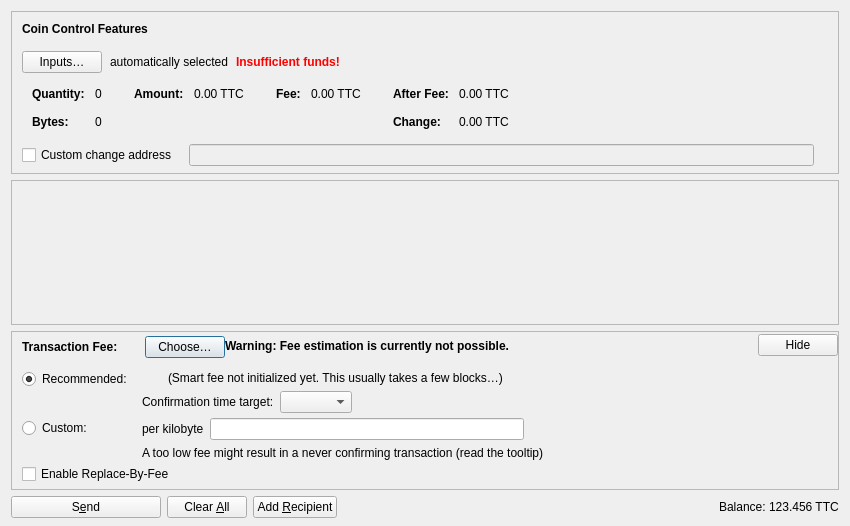
<?xml version="1.0" encoding="UTF-8"?>
<ui version="4.0">
 <class>SendCoinsDialog</class>
 <widget class="QDialog" name="SendCoinsDialog">
  <property name="geometry">
   <rect>
    <x>0</x>
    <y>0</y>
    <width>850</width>
    <height>526</height>
   </rect>
  </property>
  <property name="windowTitle">
   <string>Send Coins</string>
  </property>
  <layout class="QVBoxLayout" name="verticalLayout" stretch="0,1,0,0">
   <property name="bottomMargin">
    <number>8</number>
   </property>
   <item>
    <widget class="QFrame" name="frameCoinControl">
     <property name="sizePolicy">
      <sizepolicy hsizetype="Expanding" vsizetype="Expanding">
       <horstretch>0</horstretch>
       <verstretch>0</verstretch>
      </sizepolicy>
     </property>
     <property name="maximumSize">
      <size>
       <width>16777215</width>
       <height>16777215</height>
      </size>
     </property>
     <property name="frameShape">
      <enum>QFrame::StyledPanel</enum>
     </property>
     <property name="frameShadow">
      <enum>QFrame::Sunken</enum>
     </property>
     <layout class="QVBoxLayout" name="verticalLayoutCoinControl2">
      <property name="spacing">
       <number>0</number>
      </property>
      <property name="leftMargin">
       <number>0</number>
      </property>
      <property name="topMargin">
       <number>0</number>
      </property>
      <property name="rightMargin">
       <number>0</number>
      </property>
      <property name="bottomMargin">
       <number>6</number>
      </property>
      <item>
       <layout class="QVBoxLayout" name="verticalLayoutCoinControl" stretch="0,0,0,0,1">
        <property name="spacing">
         <number>0</number>
        </property>
        <property name="leftMargin">
         <number>10</number>
        </property>
        <property name="topMargin">
         <number>10</number>
        </property>
        <item>
         <layout class="QHBoxLayout" name="horizontalLayoutCoinControl1">
          <property name="bottomMargin">
           <number>15</number>
          </property>
          <item>
           <widget class="QLabel" name="labelCoinControlFeatures">
            <property name="sizePolicy">
             <sizepolicy hsizetype="Preferred" vsizetype="Maximum">
              <horstretch>0</horstretch>
              <verstretch>0</verstretch>
             </sizepolicy>
            </property>
            <property name="font">
             <font>
              <weight>75</weight>
              <bold>true</bold>
             </font>
            </property>
            <property name="styleSheet">
             <string notr="true">font-weight:bold;</string>
            </property>
            <property name="text">
             <string>Coin Control Features</string>
            </property>
           </widget>
          </item>
         </layout>
        </item>
        <item>
         <layout class="QHBoxLayout" name="horizontalLayoutCoinControl2" stretch="0,0,0,0">
          <property name="spacing">
           <number>8</number>
          </property>
          <property name="bottomMargin">
           <number>10</number>
          </property>
          <item>
           <widget class="QPushButton" name="pushButtonCoinControl">
            <property name="styleSheet">
             <string notr="true"/>
            </property>
            <property name="text">
             <string>Inputs…</string>
            </property>
            <property name="autoDefault">
             <bool>false</bool>
            </property>
           </widget>
          </item>
          <item>
           <widget class="QLabel" name="labelCoinControlAutomaticallySelected">
            <property name="text">
             <string>automatically selected</string>
            </property>
            <property name="margin">
             <number>5</number>
            </property>
           </widget>
          </item>
          <item>
           <widget class="QLabel" name="labelCoinControlInsuffFunds">
            <property name="font">
             <font>
              <weight>75</weight>
              <bold>true</bold>
             </font>
            </property>
            <property name="styleSheet">
             <string notr="true">color:red;font-weight:bold;</string>
            </property>
            <property name="text">
             <string>Insufficient funds!</string>
            </property>
            <property name="margin">
             <number>5</number>
            </property>
           </widget>
          </item>
          <item>
           <spacer name="horizontalSpacerCoinControl">
            <property name="orientation">
             <enum>Qt::Horizontal</enum>
            </property>
            <property name="sizeHint" stdset="0">
             <size>
              <width>40</width>
              <height>1</height>
             </size>
            </property>
           </spacer>
          </item>
         </layout>
        </item>
        <item>
         <widget class="QWidget" name="widgetCoinControl" native="true">
          <property name="sizePolicy">
           <sizepolicy hsizetype="Preferred" vsizetype="Preferred">
            <horstretch>0</horstretch>
            <verstretch>0</verstretch>
           </sizepolicy>
          </property>
          <property name="minimumSize">
           <size>
            <width>0</width>
            <height>0</height>
           </size>
          </property>
          <property name="styleSheet">
           <string notr="true"/>
          </property>
          <layout class="QHBoxLayout" name="horizontalLayoutCoinControl5">
           <property name="leftMargin">
            <number>0</number>
           </property>
           <property name="topMargin">
            <number>0</number>
           </property>
           <property name="rightMargin">
            <number>0</number>
           </property>
           <property name="bottomMargin">
            <number>0</number>
           </property>
           <item>
            <layout class="QHBoxLayout" name="horizontalLayoutCoinControl3" stretch="0,0,0,1">
             <property name="spacing">
              <number>20</number>
             </property>
             <property name="topMargin">
              <number>0</number>
             </property>
             <property name="bottomMargin">
              <number>10</number>
             </property>
             <item>
              <layout class="QFormLayout" name="formLayoutCoinControl1">
               <property name="labelAlignment">
                <set>Qt::AlignLeft|Qt::AlignVCenter</set>
               </property>
               <property name="horizontalSpacing">
                <number>10</number>
               </property>
               <property name="verticalSpacing">
                <number>14</number>
               </property>
               <property name="leftMargin">
                <number>10</number>
               </property>
               <property name="topMargin">
                <number>4</number>
               </property>
               <property name="rightMargin">
                <number>6</number>
               </property>
               <item row="0" column="0">
                <widget class="QLabel" name="labelCoinControlQuantityText">
                 <property name="font">
                  <font>
                   <weight>75</weight>
                   <bold>true</bold>
                  </font>
                 </property>
                 <property name="text">
                  <string>Quantity:</string>
                 </property>
                 <property name="margin">
                  <number>0</number>
                 </property>
                </widget>
               </item>
               <item row="0" column="1">
                <widget class="QLabel" name="labelCoinControlQuantity">
                 <property name="cursor">
                  <cursorShape>IBeamCursor</cursorShape>
                 </property>
                 <property name="contextMenuPolicy">
                  <enum>Qt::ActionsContextMenu</enum>
                 </property>
                 <property name="text">
                  <string notr="true">0</string>
                 </property>
                 <property name="margin">
                  <number>0</number>
                 </property>
                 <property name="textInteractionFlags">
                  <set>Qt::LinksAccessibleByMouse|Qt::TextSelectableByKeyboard|Qt::TextSelectableByMouse</set>
                 </property>
                </widget>
               </item>
               <item row="1" column="0">
                <widget class="QLabel" name="labelCoinControlBytesText">
                 <property name="font">
                  <font>
                   <weight>75</weight>
                   <bold>true</bold>
                  </font>
                 </property>
                 <property name="text">
                  <string>Bytes:</string>
                 </property>
                </widget>
               </item>
               <item row="1" column="1">
                <widget class="QLabel" name="labelCoinControlBytes">
                 <property name="cursor">
                  <cursorShape>IBeamCursor</cursorShape>
                 </property>
                 <property name="contextMenuPolicy">
                  <enum>Qt::ActionsContextMenu</enum>
                 </property>
                 <property name="text">
                  <string notr="true">0</string>
                 </property>
                 <property name="textInteractionFlags">
                  <set>Qt::LinksAccessibleByMouse|Qt::TextSelectableByKeyboard|Qt::TextSelectableByMouse</set>
                 </property>
                </widget>
               </item>
              </layout>
             </item>
             <item>
              <layout class="QFormLayout" name="formLayoutCoinControl2">
               <property name="horizontalSpacing">
                <number>10</number>
               </property>
               <property name="verticalSpacing">
                <number>14</number>
               </property>
               <property name="leftMargin">
                <number>6</number>
               </property>
               <property name="topMargin">
                <number>4</number>
               </property>
               <property name="rightMargin">
                <number>6</number>
               </property>
               <item row="0" column="0">
                <widget class="QLabel" name="labelCoinControlAmountText">
                 <property name="font">
                  <font>
                   <weight>75</weight>
                   <bold>true</bold>
                  </font>
                 </property>
                 <property name="text">
                  <string>Amount:</string>
                 </property>
                 <property name="margin">
                  <number>0</number>
                 </property>
                </widget>
               </item>
               <item row="0" column="1">
                <widget class="QLabel" name="labelCoinControlAmount">
                 <property name="cursor">
                  <cursorShape>IBeamCursor</cursorShape>
                 </property>
                 <property name="contextMenuPolicy">
                  <enum>Qt::ActionsContextMenu</enum>
                 </property>
                 <property name="text">
                  <string notr="true">0.00 TTC</string>
                 </property>
                 <property name="textInteractionFlags">
                  <set>Qt::LinksAccessibleByMouse|Qt::TextSelectableByKeyboard|Qt::TextSelectableByMouse</set>
                 </property>
                </widget>
               </item>
              </layout>
             </item>
             <item>
              <layout class="QFormLayout" name="formLayoutCoinControl3">
               <property name="horizontalSpacing">
                <number>10</number>
               </property>
               <property name="verticalSpacing">
                <number>14</number>
               </property>
               <property name="leftMargin">
                <number>6</number>
               </property>
               <property name="topMargin">
                <number>4</number>
               </property>
               <property name="rightMargin">
                <number>6</number>
               </property>
               <item row="0" column="0">
                <widget class="QLabel" name="labelCoinControlFeeText">
                 <property name="font">
                  <font>
                   <weight>75</weight>
                   <bold>true</bold>
                  </font>
                 </property>
                 <property name="text">
                  <string>Fee:</string>
                 </property>
                 <property name="margin">
                  <number>0</number>
                 </property>
                </widget>
               </item>
               <item row="0" column="1">
                <widget class="QLabel" name="labelCoinControlFee">
                 <property name="cursor">
                  <cursorShape>IBeamCursor</cursorShape>
                 </property>
                 <property name="contextMenuPolicy">
                  <enum>Qt::ActionsContextMenu</enum>
                 </property>
                 <property name="text">
                  <string notr="true">0.00 TTC</string>
                 </property>
                 <property name="textInteractionFlags">
                  <set>Qt::LinksAccessibleByMouse|Qt::TextSelectableByKeyboard|Qt::TextSelectableByMouse</set>
                 </property>
                </widget>
               </item>
              </layout>
             </item>
             <item>
              <layout class="QFormLayout" name="formLayoutCoinControl4">
               <property name="labelAlignment">
                <set>Qt::AlignLeft|Qt::AlignVCenter</set>
               </property>
               <property name="horizontalSpacing">
                <number>10</number>
               </property>
               <property name="verticalSpacing">
                <number>14</number>
               </property>
               <property name="leftMargin">
                <number>6</number>
               </property>
               <property name="topMargin">
                <number>4</number>
               </property>
               <property name="rightMargin">
                <number>6</number>
               </property>
               <item row="0" column="0">
                <widget class="QLabel" name="labelCoinControlAfterFeeText">
                 <property name="font">
                  <font>
                   <weight>75</weight>
                   <bold>true</bold>
                  </font>
                 </property>
                 <property name="text">
                  <string>After Fee:</string>
                 </property>
                 <property name="margin">
                  <number>0</number>
                 </property>
                </widget>
               </item>
               <item row="0" column="1">
                <widget class="QLabel" name="labelCoinControlAfterFee">
                 <property name="cursor">
                  <cursorShape>IBeamCursor</cursorShape>
                 </property>
                 <property name="contextMenuPolicy">
                  <enum>Qt::ActionsContextMenu</enum>
                 </property>
                 <property name="text">
                  <string notr="true">0.00 TTC</string>
                 </property>
                 <property name="textInteractionFlags">
                  <set>Qt::LinksAccessibleByMouse|Qt::TextSelectableByKeyboard|Qt::TextSelectableByMouse</set>
                 </property>
                </widget>
               </item>
               <item row="1" column="0">
                <widget class="QLabel" name="labelCoinControlChangeText">
                 <property name="font">
                  <font>
                   <weight>75</weight>
                   <bold>true</bold>
                  </font>
                 </property>
                 <property name="text">
                  <string>Change:</string>
                 </property>
                </widget>
               </item>
               <item row="1" column="1">
                <widget class="QLabel" name="labelCoinControlChange">
                 <property name="cursor">
                  <cursorShape>IBeamCursor</cursorShape>
                 </property>
                 <property name="contextMenuPolicy">
                  <enum>Qt::ActionsContextMenu</enum>
                 </property>
                 <property name="text">
                  <string notr="true">0.00 TTC</string>
                 </property>
                 <property name="textInteractionFlags">
                  <set>Qt::LinksAccessibleByMouse|Qt::TextSelectableByKeyboard|Qt::TextSelectableByMouse</set>
                 </property>
                </widget>
               </item>
              </layout>
             </item>
            </layout>
           </item>
          </layout>
         </widget>
        </item>
        <item>
         <layout class="QHBoxLayout" name="horizontalLayoutCoinControl4" stretch="0,0,0">
          <property name="spacing">
           <number>12</number>
          </property>
          <property name="sizeConstraint">
           <enum>QLayout::SetDefaultConstraint</enum>
          </property>
          <property name="topMargin">
           <number>5</number>
          </property>
          <property name="rightMargin">
           <number>5</number>
          </property>
          <item>
           <widget class="QCheckBox" name="checkBoxCoinControlChange">
            <property name="toolTip">
             <string>If this is activated, but the change address is empty or invalid, change will be sent to a newly generated address.</string>
            </property>
            <property name="text">
             <string>Custom change address</string>
            </property>
           </widget>
          </item>
          <item>
           <widget class="QValidatedLineEdit" name="lineEditCoinControlChange">
            <property name="enabled">
             <bool>false</bool>
            </property>
            <property name="sizePolicy">
             <sizepolicy hsizetype="Expanding" vsizetype="Fixed">
              <horstretch>0</horstretch>
              <verstretch>0</verstretch>
             </sizepolicy>
            </property>
           </widget>
          </item>
          <item>
           <widget class="QLabel" name="labelCoinControlChangeLabel">
            <property name="sizePolicy">
             <sizepolicy hsizetype="Preferred" vsizetype="Expanding">
              <horstretch>0</horstretch>
              <verstretch>0</verstretch>
             </sizepolicy>
            </property>
            <property name="minimumSize">
             <size>
              <width>0</width>
              <height>0</height>
             </size>
            </property>
            <property name="text">
             <string/>
            </property>
            <property name="margin">
             <number>3</number>
            </property>
           </widget>
          </item>
         </layout>
        </item>
        <item>
         <spacer name="verticalSpacerCoinControl">
          <property name="orientation">
           <enum>Qt::Vertical</enum>
          </property>
          <property name="sizeHint" stdset="0">
           <size>
            <width>800</width>
            <height>1</height>
           </size>
          </property>
         </spacer>
        </item>
       </layout>
      </item>
     </layout>
    </widget>
   </item>
   <item>
    <widget class="QScrollArea" name="scrollArea">
     <property name="widgetResizable">
      <bool>true</bool>
     </property>
     <widget class="QWidget" name="scrollAreaWidgetContents">
      <property name="geometry">
       <rect>
        <x>0</x>
        <y>0</y>
        <width>830</width>
        <height>104</height>
       </rect>
      </property>
      <layout class="QVBoxLayout" name="verticalLayout_2" stretch="0,1">
       <property name="leftMargin">
        <number>0</number>
       </property>
       <property name="topMargin">
        <number>0</number>
       </property>
       <property name="rightMargin">
        <number>0</number>
       </property>
       <property name="bottomMargin">
        <number>0</number>
       </property>
       <item>
        <layout class="QVBoxLayout" name="entries">
         <property name="spacing">
          <number>6</number>
         </property>
        </layout>
       </item>
       <item>
        <spacer name="verticalSpacer">
         <property name="orientation">
          <enum>Qt::Vertical</enum>
         </property>
         <property name="sizeHint" stdset="0">
          <size>
           <width>20</width>
           <height>40</height>
          </size>
         </property>
        </spacer>
       </item>
      </layout>
     </widget>
    </widget>
   </item>
   <item>
    <widget class="QFrame" name="frameFee">
     <property name="sizePolicy">
      <sizepolicy hsizetype="Expanding" vsizetype="Expanding">
       <horstretch>0</horstretch>
       <verstretch>0</verstretch>
      </sizepolicy>
     </property>
     <property name="maximumSize">
      <size>
       <width>16777215</width>
       <height>16777215</height>
      </size>
     </property>
     <property name="frameShape">
      <enum>QFrame::StyledPanel</enum>
     </property>
     <property name="frameShadow">
      <enum>QFrame::Sunken</enum>
     </property>
     <layout class="QVBoxLayout" name="verticalLayoutFee1">
      <property name="spacing">
       <number>0</number>
      </property>
      <property name="leftMargin">
       <number>0</number>
      </property>
      <property name="topMargin">
       <number>0</number>
      </property>
      <property name="rightMargin">
       <number>0</number>
      </property>
      <property name="bottomMargin">
       <number>0</number>
      </property>
      <item>
       <layout class="QVBoxLayout" name="verticalLayoutFee2" stretch="0,0,0">
        <property name="spacing">
         <number>0</number>
        </property>
        <property name="leftMargin">
         <number>10</number>
        </property>
        <property name="topMargin">
         <number>0</number>
        </property>
        <item>
         <layout class="QHBoxLayout" name="horizontalLayoutFee1">
          <property name="bottomMargin">
           <number>0</number>
          </property>
          <item>
           <layout class="QVBoxLayout" name="verticalLayoutFee7">
            <property name="spacing">
             <number>0</number>
            </property>
            <item>
             <spacer name="verticalSpacerSmartFee">
              <property name="orientation">
               <enum>Qt::Vertical</enum>
              </property>
              <property name="sizeType">
               <enum>QSizePolicy::Fixed</enum>
              </property>
              <property name="sizeHint" stdset="0">
               <size>
                <width>1</width>
                <height>4</height>
               </size>
              </property>
             </spacer>
            </item>
            <item>
             <layout class="QHBoxLayout" name="horizontalLayoutSmartFee">
              <property name="spacing">
               <number>10</number>
              </property>
              <item>
               <widget class="QLabel" name="labelFeeHeadline">
                <property name="sizePolicy">
                 <sizepolicy hsizetype="Preferred" vsizetype="Maximum">
                  <horstretch>0</horstretch>
                  <verstretch>0</verstretch>
                 </sizepolicy>
                </property>
                <property name="font">
                 <font>
                  <weight>75</weight>
                  <bold>true</bold>
                 </font>
                </property>
                <property name="styleSheet">
                 <string notr="true">font-weight:bold;</string>
                </property>
                <property name="text">
                 <string>Transaction Fee:</string>
                </property>
               </widget>
              </item>
              <item>
               <widget class="QLabel" name="labelFeeMinimized">
                <property name="text">
                 <string/>
                </property>
               </widget>
              </item>
              <item>
               <widget class="QPushButton" name="buttonChooseFee">
                <property name="text">
                 <string>Choose…</string>
                </property>
               </widget>
              </item>
             </layout>
            </item>
            <item>
             <spacer name="verticalSpacer_5">
              <property name="orientation">
               <enum>Qt::Vertical</enum>
              </property>
              <property name="sizeHint" stdset="0">
               <size>
                <width>1</width>
                <height>1</height>
               </size>
              </property>
             </spacer>
            </item>
           </layout>
          </item>
          <item>
           <widget class="QLabel" name="fallbackFeeWarningLabel">
            <property name="toolTip">
             <string>Using the fallbackfee can result in sending a transaction that will take several hours or days (or never) to confirm. Consider choosing your fee manually or wait until you have validated the complete chain.</string>
            </property>
            <property name="font">
            <font>
                <weight>75</weight>
                <bold>true</bold>
            </font>
            </property>
            <property name="text">
             <string>Warning: Fee estimation is currently not possible.</string>
            </property>
            <property name="wordWrap">
             <bool>false</bool>
            </property>
           </widget>
          </item>
          <item>
           <spacer name="horizontalSpacer_4">
            <property name="orientation">
             <enum>Qt::Horizontal</enum>
            </property>
            <property name="sizeType">
             <enum>QSizePolicy::MinimumExpanding</enum>
            </property>
            <property name="sizeHint" stdset="0">
             <size>
              <width>40</width>
              <height>20</height>
             </size>
            </property>
           </spacer>
          </item>
          <item>
           <widget class="QPushButton" name="buttonMinimizeFee">
            <property name="toolTip">
             <string>Hide transaction fee settings</string>
            </property>
            <property name="text">
             <string>Hide</string>
            </property>
           </widget>
          </item>
         </layout>
        </item>
        <item>
         <widget class="QFrame" name="frameFeeSelection">
          <layout class="QVBoxLayout" name="verticalLayoutFee12">
           <property name="spacing">
            <number>0</number>
           </property>
           <property name="leftMargin">
            <number>0</number>
           </property>
           <property name="topMargin">
            <number>0</number>
           </property>
           <property name="rightMargin">
            <number>0</number>
           </property>
           <property name="bottomMargin">
            <number>0</number>
           </property>
           <item>
            <layout class="QGridLayout" name="gridLayoutFee">
             <property name="topMargin">
              <number>10</number>
             </property>
             <property name="bottomMargin">
              <number>4</number>
             </property>
             <property name="horizontalSpacing">
              <number>10</number>
             </property>
             <property name="verticalSpacing">
              <number>4</number>
             </property>
             <item row="1" column="1">
              <layout class="QVBoxLayout" name="verticalLayoutFee8">
               <property name="spacing">
                <number>6</number>
               </property>
               <item>
                <layout class="QHBoxLayout" name="horizontalLayoutFee13">
                 <item>
                  <widget class="QLabel" name="labelCustomPerKilobyte">
                   <property name="toolTip">
                    <string>Specify a custom fee per kB (1,000 bytes) of the transaction's virtual size.

Note:  Since the fee is calculated on a per-byte basis, a fee rate of "100 satoshis per kvB" for a transaction size of 500 virtual bytes (half of 1 kvB) would ultimately yield a fee of only 50 satoshis.</string>
                   </property>
                   <property name="text">
                    <string>per kilobyte</string>
                   </property>
                  </widget>
                 </item>
                 <item>
                  <widget class="TestcoinAmountField" name="customFee"/>
                 </item>
                 <item>
                  <spacer name="horizontalSpacer_6">
                   <property name="orientation">
                    <enum>Qt::Horizontal</enum>
                   </property>
                   <property name="sizeHint" stdset="0">
                    <size>
                     <width>1</width>
                     <height>1</height>
                    </size>
                   </property>
                  </spacer>
                 </item>
                </layout>
               </item>
               <item>
                <layout class="QHBoxLayout" name="horizontalLayoutFee8">
                 <item>
                  <widget class="QLabel" name="labelCustomFeeWarning">
                   <property name="enabled">
                    <bool>true</bool>
                   </property>
                   <property name="toolTip">
                    <string>When there is less transaction volume than space in the blocks, miners as well as relaying nodes may enforce a minimum fee. Paying only this minimum fee is just fine, but be aware that this can result in a never confirming transaction once there is more demand for testcoin transactions than the network can process.</string>
                   </property>
                   <property name="text">
                    <string>A too low fee might result in a never confirming transaction (read the tooltip)</string>
                   </property>
                  </widget>
                 </item>
                 <item>
                  <spacer name="horizontalSpacer_2">
                   <property name="orientation">
                    <enum>Qt::Horizontal</enum>
                   </property>
                   <property name="sizeHint" stdset="0">
                    <size>
                     <width>1</width>
                     <height>1</height>
                    </size>
                   </property>
                  </spacer>
                 </item>
                </layout>
               </item>
              </layout>
             </item>
             <item row="0" column="0">
              <layout class="QVBoxLayout" name="verticalLayoutFee4" stretch="0,1">
               <item>
                <widget class="QRadioButton" name="radioSmartFee">
                 <property name="text">
                  <string>Recommended:</string>
                 </property>
                 <property name="checked">
                  <bool>true</bool>
                 </property>
                 <attribute name="buttonGroup">
                  <string notr="true">groupFee</string>
                 </attribute>
                </widget>
               </item>
               <item>
                <spacer name="verticalSpacer_2">
                 <property name="orientation">
                  <enum>Qt::Vertical</enum>
                 </property>
                 <property name="sizeHint" stdset="0">
                  <size>
                   <width>1</width>
                   <height>1</height>
                  </size>
                 </property>
                </spacer>
               </item>
              </layout>
             </item>
             <item row="1" column="0">
              <layout class="QVBoxLayout" name="verticalLayoutFee9" stretch="0,1">
               <item>
                <widget class="QRadioButton" name="radioCustomFee">
                 <property name="text">
                  <string>Custom:</string>
                 </property>
                 <attribute name="buttonGroup">
                  <string notr="true">groupFee</string>
                 </attribute>
                </widget>
               </item>
               <item>
                <spacer name="verticalSpacer_6">
                 <property name="orientation">
                  <enum>Qt::Vertical</enum>
                 </property>
                 <property name="sizeHint" stdset="0">
                  <size>
                   <width>1</width>
                   <height>1</height>
                  </size>
                 </property>
                </spacer>
               </item>
              </layout>
             </item>
             <item row="0" column="1">
              <layout class="QVBoxLayout" name="verticalLayoutFee3" stretch="0,0,1">
               <property name="spacing">
                <number>6</number>
               </property>
               <property name="topMargin">
                <number>2</number>
               </property>
               <item>
                <layout class="QHBoxLayout" name="horizontalLayoutFee12">
                 <item>
                  <widget class="QLabel" name="labelSmartFee">
                   <property name="text">
                    <string/>
                   </property>
                  </widget>
                 </item>
                 <item>
                  <widget class="QLabel" name="labelFeeEstimation">
                   <property name="text">
                    <string/>
                   </property>
                  </widget>
                 </item>
                 <item>
                  <widget class="QLabel" name="labelSmartFee2">
                   <property name="text">
                    <string>(Smart fee not initialized yet. This usually takes a few blocks…)</string>
                   </property>
                  </widget>
                 </item>
                 <item>
                  <spacer name="horizontalSpacer_5">
                   <property name="orientation">
                    <enum>Qt::Horizontal</enum>
                   </property>
                   <property name="sizeHint" stdset="0">
                    <size>
                     <width>1</width>
                     <height>1</height>
                    </size>
                   </property>
                  </spacer>
                 </item>
                </layout>
               </item>
               <item>
                <layout class="QHBoxLayout" name="horizontalLayoutFee9">
                 <item>
                  <layout class="QVBoxLayout" name="verticalLayoutFee6">
                   <item>
                    <widget class="QLabel" name="labelSmartFee3">
                     <property name="text">
                      <string>Confirmation time target:</string>
                     </property>
                    </widget>
                   </item>
                  </layout>
                 </item>
                 <item>
                  <layout class="QVBoxLayout" name="verticalLayoutFee5">
                   <property name="rightMargin">
                    <number>30</number>
                   </property>
                   <item>
                    <layout class="QHBoxLayout" name="horizontalLayoutConfTarget">
                     <property name="bottomMargin">
                      <number>0</number>
                     </property>
                     <item>
                      <widget class="QComboBox" name="confTargetSelector"/>
                     </item>
                     <item>
                      <spacer name="horizontalSpacerConfTarget">
                       <property name="orientation">
                        <enum>Qt::Horizontal</enum>
                       </property>
                       <property name="sizeHint" stdset="0">
                        <size>
                         <width>40</width>
                         <height>20</height>
                        </size>
                       </property>
                      </spacer>
                     </item>
                    </layout>
                   </item>
                  </layout>
                 </item>
                </layout>
               </item>
               <item>
                <spacer name="verticalSpacer_4">
                 <property name="orientation">
                  <enum>Qt::Vertical</enum>
                 </property>
                 <property name="sizeHint" stdset="0">
                  <size>
                   <width>1</width>
                   <height>1</height>
                  </size>
                 </property>
                </spacer>
               </item>
              </layout>
             </item>
            </layout>
           </item>
           <item>
            <widget class="QCheckBox" name="optInRBF">
             <property name="text">
              <string>Enable Replace-By-Fee</string>
             </property>
             <property name="toolTip">
              <string>With Replace-By-Fee (BIP-125) you can increase a transaction's fee after it is sent. Without this, a higher fee may be recommended to compensate for increased transaction delay risk.</string>
             </property>
            </widget>
           </item>
          </layout>
         </widget>
        </item>
        <item>
         <spacer name="verticalSpacerFee">
          <property name="orientation">
           <enum>Qt::Vertical</enum>
          </property>
          <property name="sizeHint" stdset="0">
           <size>
            <width>40</width>
            <height>5</height>
           </size>
          </property>
         </spacer>
        </item>
       </layout>
      </item>
     </layout>
    </widget>
   </item>
   <item>
    <layout class="QHBoxLayout" name="horizontalLayout">
     <item>
      <widget class="QPushButton" name="sendButton">
       <property name="minimumSize">
        <size>
         <width>150</width>
         <height>0</height>
        </size>
       </property>
       <property name="toolTip">
        <string>Confirm the send action</string>
       </property>
       <property name="text">
        <string>S&amp;end</string>
       </property>
       <property name="icon">
        <iconset resource="../testcoin.qrc">
         <normaloff>:/icons/send</normaloff>:/icons/send</iconset>
       </property>
       <property name="autoDefault">
        <bool>false</bool>
       </property>
       <property name="default">
        <bool>false</bool>
       </property>
      </widget>
     </item>
     <item>
      <widget class="QPushButton" name="clearButton">
       <property name="sizePolicy">
        <sizepolicy hsizetype="Minimum" vsizetype="Fixed">
         <horstretch>0</horstretch>
         <verstretch>0</verstretch>
        </sizepolicy>
       </property>
       <property name="toolTip">
        <string>Clear all fields of the form.</string>
       </property>
       <property name="text">
        <string>Clear &amp;All</string>
       </property>
       <property name="icon">
        <iconset resource="../testcoin.qrc">
         <normaloff>:/icons/remove</normaloff>:/icons/remove</iconset>
       </property>
       <property name="autoDefault">
        <bool>false</bool>
       </property>
      </widget>
     </item>
     <item>
      <widget class="QPushButton" name="addButton">
       <property name="toolTip">
        <string>Send to multiple recipients at once</string>
       </property>
       <property name="text">
        <string>Add &amp;Recipient</string>
       </property>
       <property name="icon">
        <iconset resource="../testcoin.qrc">
         <normaloff>:/icons/add</normaloff>:/icons/add</iconset>
       </property>
       <property name="autoDefault">
        <bool>false</bool>
       </property>
      </widget>
     </item>
     <item>
      <spacer name="horizontalSpacer">
       <property name="orientation">
        <enum>Qt::Horizontal</enum>
       </property>
       <property name="sizeHint" stdset="0">
        <size>
         <width>40</width>
         <height>20</height>
        </size>
       </property>
      </spacer>
     </item>
     <item>
      <layout class="QHBoxLayout" name="horizontalLayout_2">
       <property name="spacing">
        <number>3</number>
       </property>
       <item>
        <widget class="QLabel" name="labelBalanceName">
         <property name="sizePolicy">
          <sizepolicy hsizetype="Preferred" vsizetype="Fixed">
           <horstretch>0</horstretch>
           <verstretch>0</verstretch>
          </sizepolicy>
         </property>
         <property name="text">
          <string>Balance:</string>
         </property>
        </widget>
       </item>
       <item>
        <widget class="QLabel" name="labelBalance">
         <property name="sizePolicy">
          <sizepolicy hsizetype="Preferred" vsizetype="Fixed">
           <horstretch>0</horstretch>
           <verstretch>0</verstretch>
          </sizepolicy>
         </property>
         <property name="cursor">
          <cursorShape>IBeamCursor</cursorShape>
         </property>
         <property name="text">
          <string notr="true">123.456 TTC</string>
         </property>
         <property name="textInteractionFlags">
          <set>Qt::LinksAccessibleByMouse|Qt::TextSelectableByKeyboard|Qt::TextSelectableByMouse</set>
         </property>
        </widget>
       </item>
      </layout>
     </item>
    </layout>
   </item>
  </layout>
 </widget>
 <customwidgets>
  <customwidget>
   <class>QValidatedLineEdit</class>
   <extends>QLineEdit</extends>
   <header>qt/qvalidatedlineedit.h</header>
  </customwidget>
  <customwidget>
   <class>TestcoinAmountField</class>
   <extends>QLineEdit</extends>
   <header>qt/testcoinamountfield.h</header>
   <container>1</container>
  </customwidget>
 </customwidgets>
 <resources>
  <include location="../testcoin.qrc"/>
 </resources>
 <connections/>
 <buttongroups>
  <buttongroup name="groupFee"/>
 </buttongroups>
</ui>
